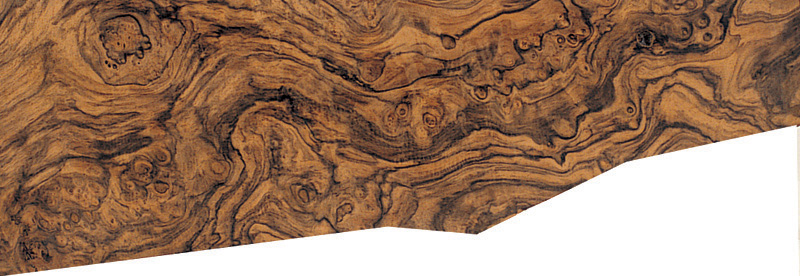
#> input picture OpenCVCourse/Resources/Schaftholzklasse-11.jpg, 800 x 276 px
$ python MaskingPartTwo.py
#> lines starting #> are read from the running program, lines starting #| are printed output that depends on the picture; after the words box and inside, x2 and y2 are one past the last pixel; in counts of white or black regions, pixels touching at a corner belong together
import cv2
import numpy as np


img = cv2.imread("Resources/Schaftholzklasse-11.jpg")
#> img is the input picture: shape (276, 800, 3); mean B, G, R 102.7, 125.9, 159.4

blank = np.zeros(img.shape[:2], dtype='uint8')
cv2.imshow("Blank image", blank)

mask = cv2.circle(blank, (img.shape[1]//2, img.shape[0]//2), 100, 255, -1)
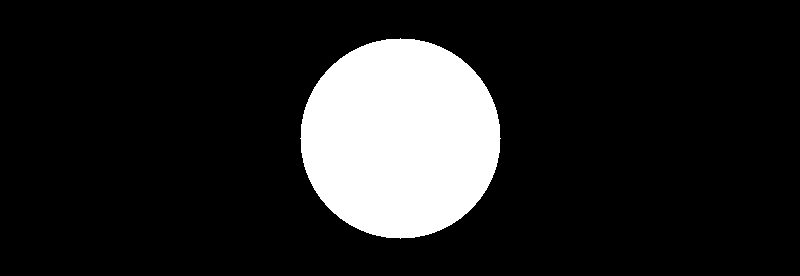
#> blank: shape (276, 800); 14.2% white; 1 white region, box (x1, y1, x2, y2) and area: (300, 38, 501, 239) 31417
cv2.imshow("Mask", mask)

maskedImage = cv2.bitwise_and(img, img, mask=mask)
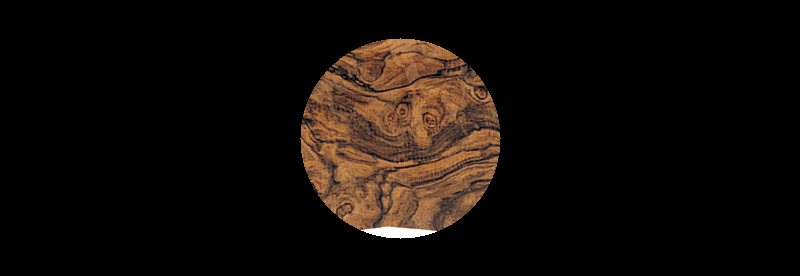
#> maskedImage: shape (276, 800, 3); mean B, G, R 8.7, 12.7, 18.6
cv2.imshow("Masked Image", maskedImage)


cv2.waitKey(0)

$ run again, with OpenCVCourse/Resources/Schaftholzklasse-1.jpg copied over OpenCVCourse/Resources/Schaftholzklasse-11.jpg
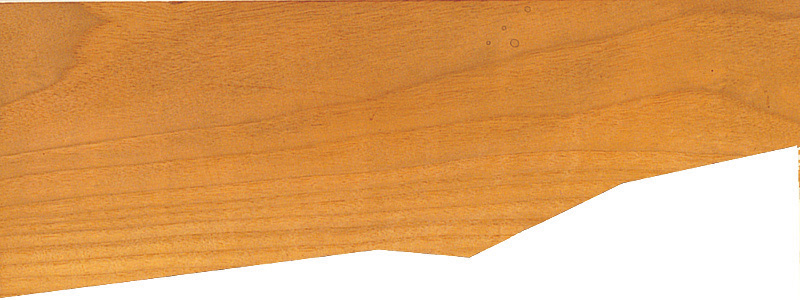
#> input picture OpenCVCourse/Resources/Schaftholzklasse-1.jpg, 800 x 300 px
#> img is the input picture: shape (300, 800, 3); mean B, G, R 101.4, 162.8, 221.8
#> `mask = cv2.circle(blank, (img.shape[1]//2, img.shape[0]//2), 100, 255,..`:
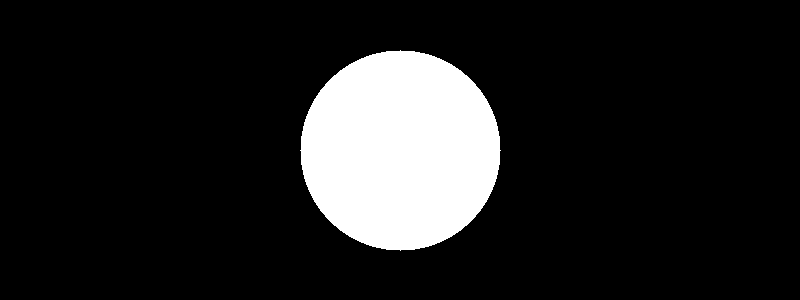
#> blank: shape (300, 800); 13.1% white; 1 white region, box (x1, y1, x2, y2) and area: (300, 50, 501, 251) 31417
#> `maskedImage = cv2.bitwise_and(img, img, mask=mask)`:
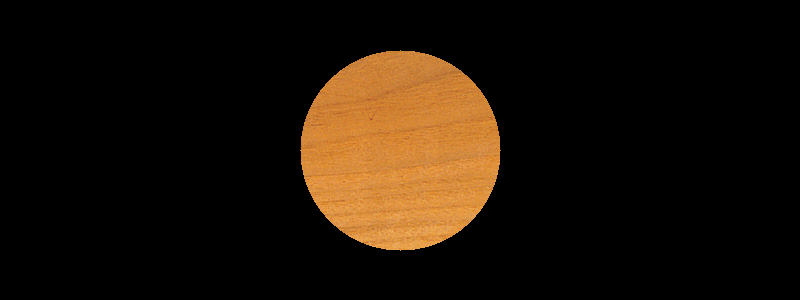
#> maskedImage: shape (300, 800, 3); mean B, G, R 7.7, 18, 28

$ run again, with OpenCVCourse/Resources/Schaftholzklasse-2.jpg copied over OpenCVCourse/Resources/Schaftholzklasse-11.jpg
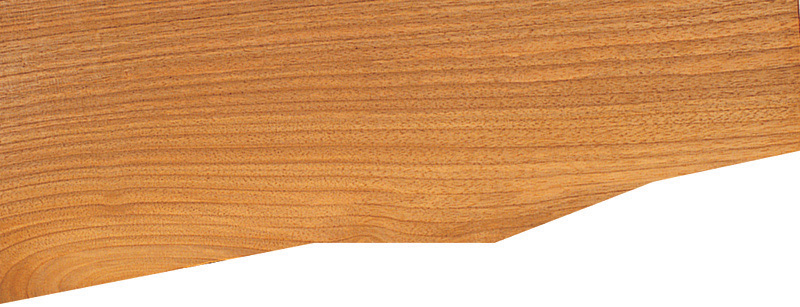
#> input picture OpenCVCourse/Resources/Schaftholzklasse-2.jpg, 800 x 307 px
#> img is the input picture: shape (307, 800, 3); mean B, G, R 114.4, 161.4, 214.2
#> `mask = cv2.circle(blank, (img.shape[1]//2, img.shape[0]//2), 100, 255,..`:
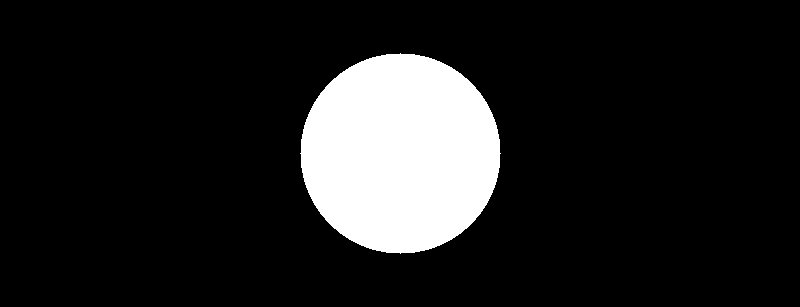
#> blank: shape (307, 800); 12.8% white; 1 white region, box (x1, y1, x2, y2) and area: (300, 53, 501, 254) 31417
#> `maskedImage = cv2.bitwise_and(img, img, mask=mask)`:
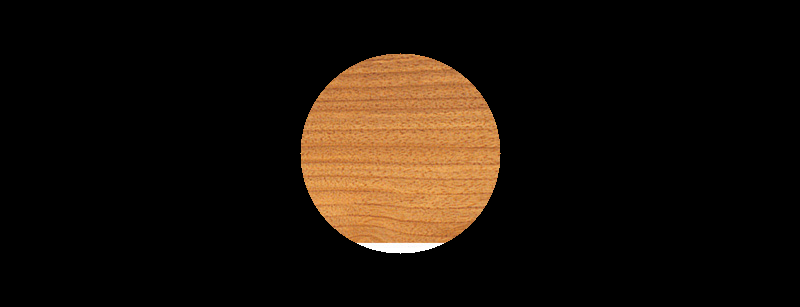
#> maskedImage: shape (307, 800, 3); mean B, G, R 9.7, 17.7, 26.6

$ run again, with OpenCVCourse/Resources/Schaftholzklasse-3.jpg copied over OpenCVCourse/Resources/Schaftholzklasse-11.jpg
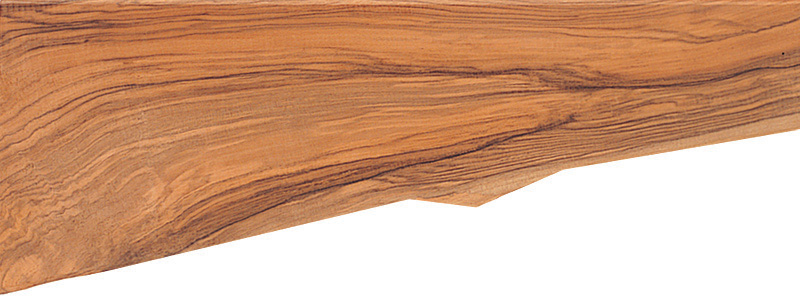
#> input picture OpenCVCourse/Resources/Schaftholzklasse-3.jpg, 800 x 297 px
#> img is the input picture: shape (297, 800, 3); mean B, G, R 133.4, 163.5, 209.4
#> `mask = cv2.circle(blank, (img.shape[1]//2, img.shape[0]//2), 100, 255,..`:
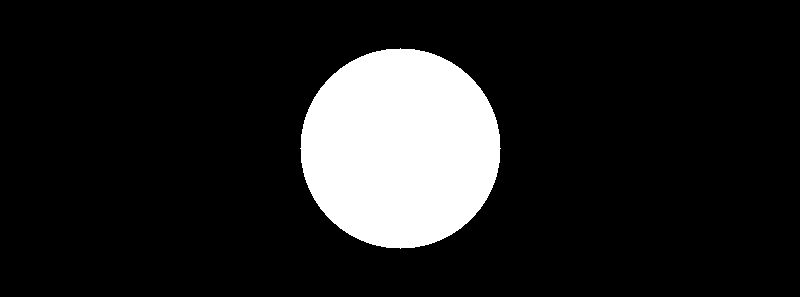
#> blank: shape (297, 800); 13.2% white; 1 white region, box (x1, y1, x2, y2) and area: (300, 48, 501, 249) 31417
#> `maskedImage = cv2.bitwise_and(img, img, mask=mask)`:
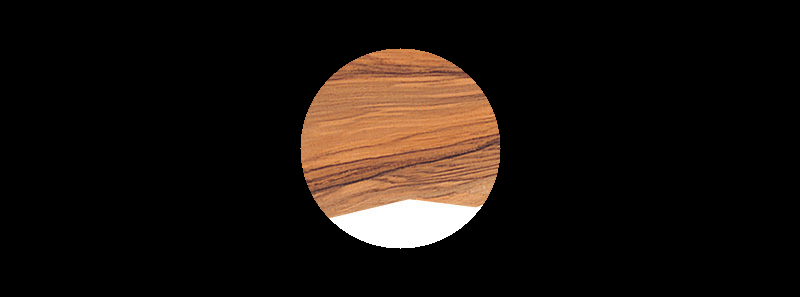
#> maskedImage: shape (297, 800, 3); mean B, G, R 14.1, 18.8, 26.2
